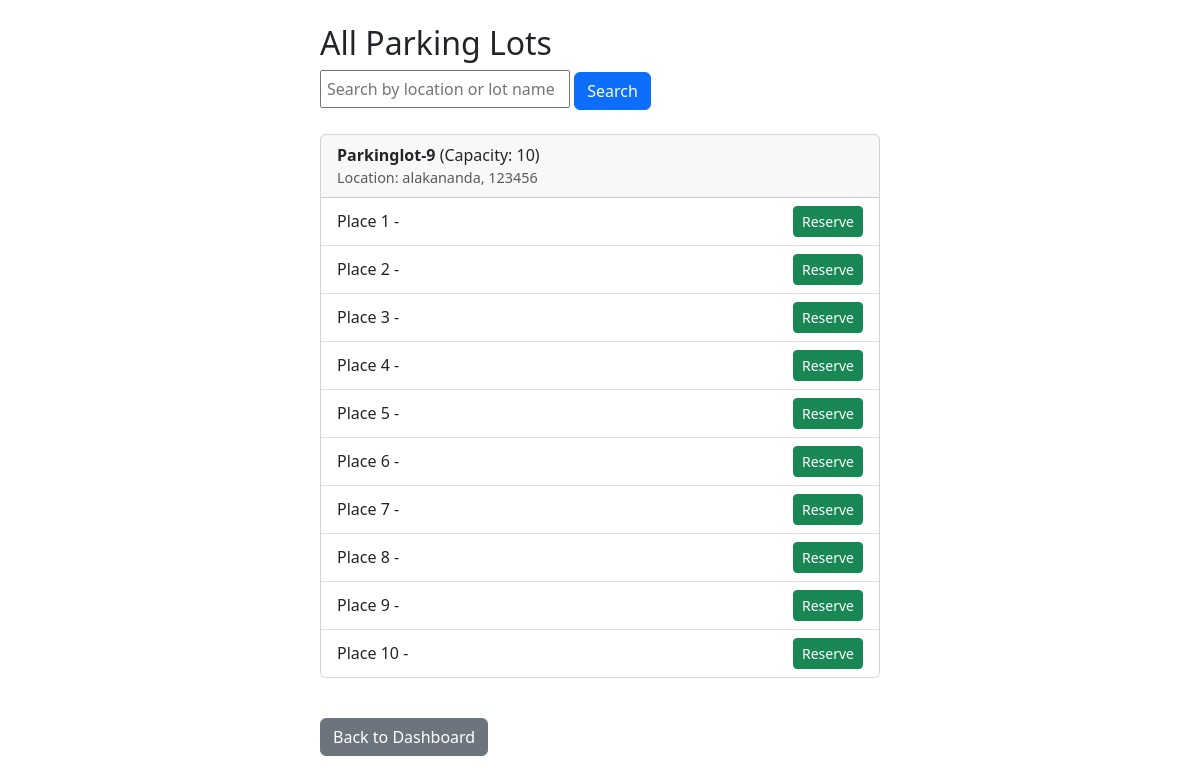
/viewlots (signed in), run on an earlier commit of the app's database.
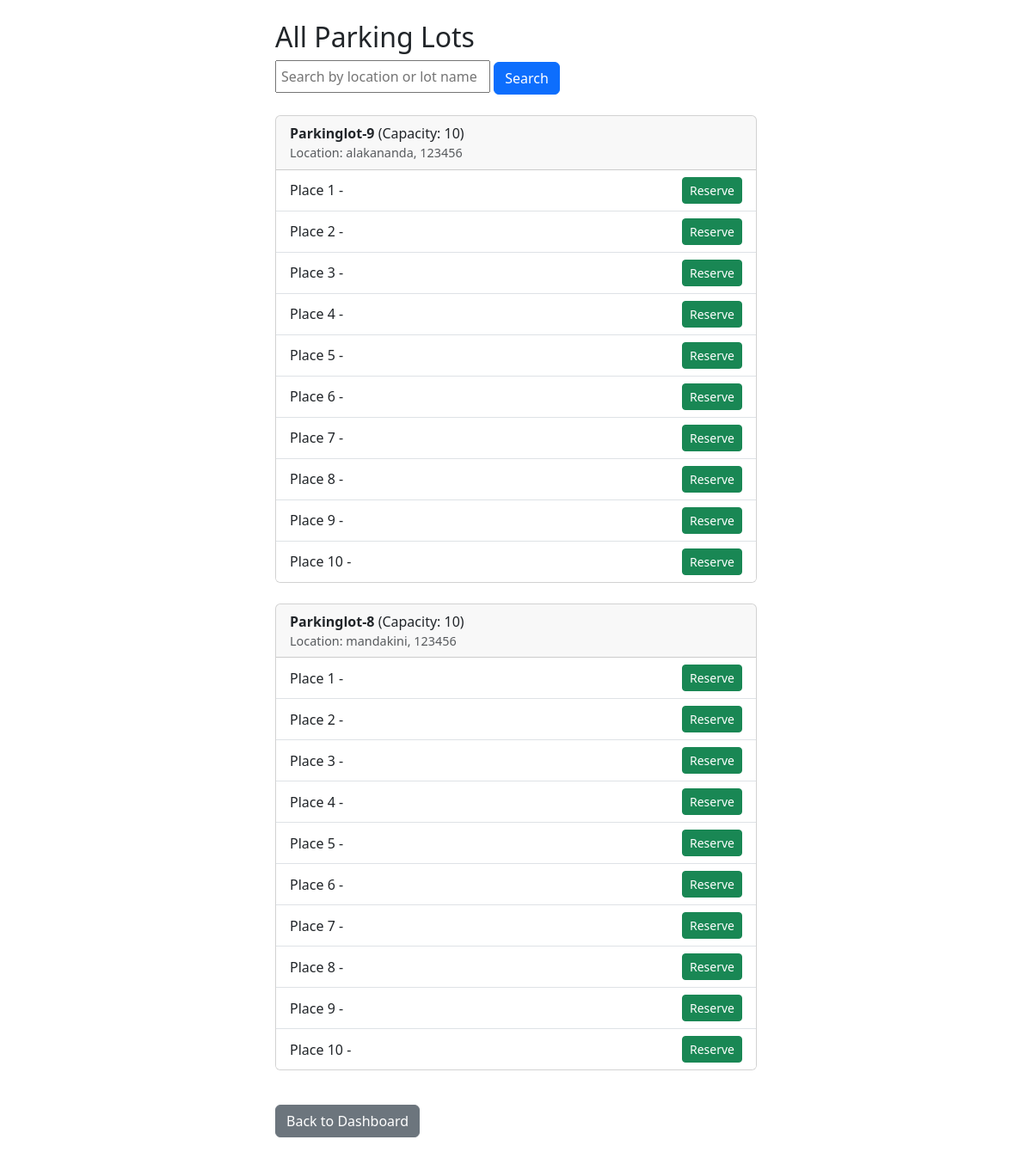
And on a later commit of the database.
### app.py (models this page shows)
class ParkingLot(db.Model):
    __tablename__ = 'parkinglots'
    id = db.Column(db.Integer, primary_key=True)
    name = db.Column(db.String(100), nullable=False)
    landmark = db.Column(db.String(100), nullable=False)
    address = db.Column(db.String(200))
    pincode = db.Column(db.String(10))
    price = db.Column(db.Integer)
    max_spots = db.Column(db.Integer)
    places = db.relationship('Place', backref='lot', lazy=True)

class Place(db.Model):
    __tablename__ = 'places'
    id = db.Column(db.Integer, primary_key=True)
    lot_id = db.Column(db.Integer, db.ForeignKey('parkinglots.id'))
    number = db.Column(db.Integer)
    is_reserved = db.Column(db.Boolean, default=False)

### app.py (the view, shortened to what this page needs)
@app.route('/viewlots')
def viewlots():
    if 'user_id' not in session:
        return redirect(url_for('login'))
    user_id = session['user_id']
    user = User.query.get(user_id)
    is_admin = user.is_admin
    search_query = request.args.get('search', '').strip()
    query = ParkingLot.query
    lots = query.all()
    for lot in lots:
        lot.spots = Place.query.filter_by(lot_id=lot.id).order_by(Place.number).all()
    user_reservations = {}
    if not is_admin:
        reservations = Reservation.query.filter_by(user_id=user_id, status='active').all()
        for r in reservations:
            user_reservations[r.place_id] = True
    return render_template('viewlots.html', lots=lots, is_admin=is_admin, user_reservations=user_reservations, search=search_query)

### templates/viewlots.html (shortened to what this page needs)
<!DOCTYPE html>
<html>
<head>
    <link rel="stylesheet" href="https://cdn.jsdelivr.net/npm/bootstrap@5.3.0/dist/css/bootstrap.min.css">
</head>
<body class="p-4">
<div class="container d-flex justify-content-center">
  <div class="w-100" style="max-width: 560px;">
    <h2>All Parking Lots</h2>
    <form method="get" action="{{ url_for('viewlots') }}" style="margin-bottom: 16px;">
        <input
            type="text"
            name="search"
            placeholder="Search by location or lot name"
            value="{{ search or '' }}"
            style="width: 250px; padding: 5px;"
        />
        <button type="submit" class="btn btn-primary">Search</button>
    </form>
    {% for lot in lots %}
        <div class="card my-4">
            <div class="card-header">
                <strong>{{ lot.name }}</strong> (Capacity: {{ lot.spots|length }})
                <div class="text-muted" style="font-size: 0.9rem;">Location: {{ lot.address }}, {{ lot.pincode }}</div>
            </div>
            <ul class="list-group list-group-flush">
                {% for place in lot.spots|sort(attribute='number') %}
                    <li class="list-group-item d-flex justify-content-between align-items-center">
                        Place {{ place.number }} -
                        {% if place.is_reserved %}
                            {% if is_admin or place.id in user_reservations %}
                                <form method="POST" action="{{ url_for('release_place', place_id=place.id) }}" style="display:inline;">
                                    <button type="submit" class="btn btn-danger btn-sm">Release</button>
                                </form>
                            {% else %}
                                <span class="badge bg-secondary">Occupied</span>
                            {% endif %}
                        {% else %}
                            <form method="POST" action="{{ url_for('reserve_place', place_id=place.id) }}" style="display:inline;">
                                <button type="submit" class="btn btn-success btn-sm">Reserve</button>
                            </form>
                        {% endif %}
                    </li>
                {% endfor %}
            </ul>
        </div>
    {% endfor %}
    <a href="{{ url_for('dashboard') }}" class="btn btn-secondary mt-3">Back to Dashboard</a>
  </div>
</div>
</body>
</html>

What changed in the data, as far as the page shows it:
added ParkingLot: name "Parkinglot-8", spots|length "10", address "mandakini", pincode "123456"
added Place: number "1", shown under "Parkinglot-8"
added Place: number "2", shown under "Parkinglot-8"
added Place: number "3", shown under "Parkinglot-8"
added Place: number "4", shown under "Parkinglot-8"
added Place: number "5", shown under "Parkinglot-8"
added Place: number "6", shown under "Parkinglot-8"
added Place: number "7", shown under "Parkinglot-8"
added Place: number "8", shown under "Parkinglot-8"
added Place: number "9", shown under "Parkinglot-8"
added Place: number "10", shown under "Parkinglot-8"
